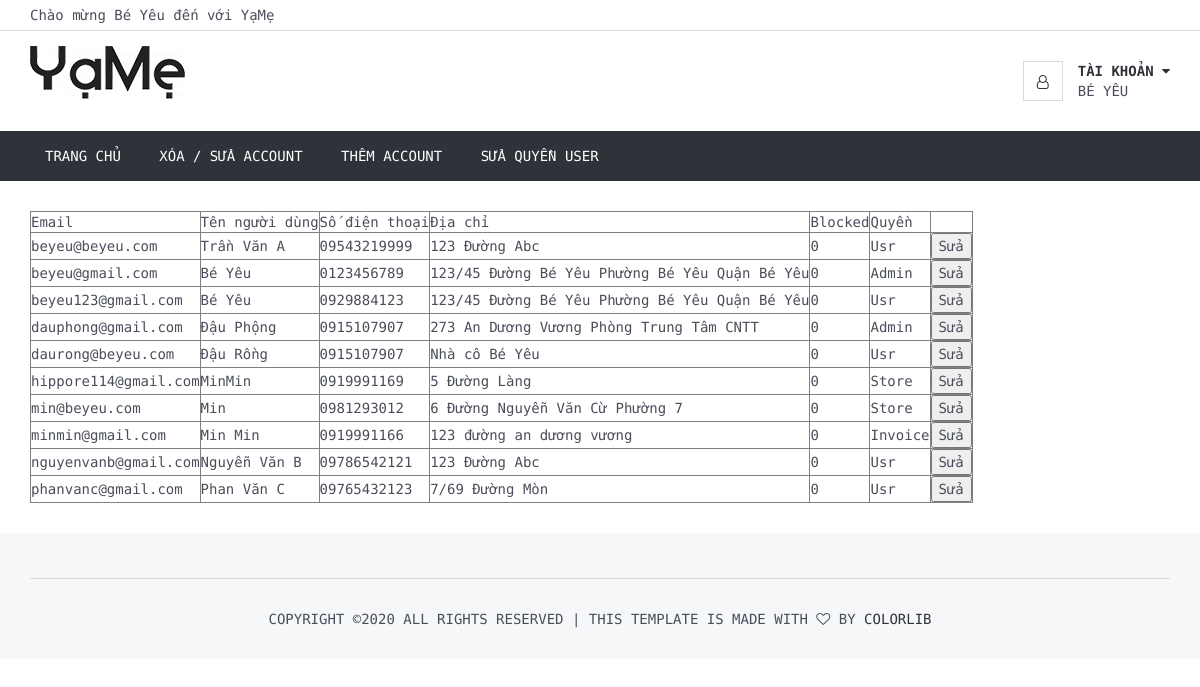
The app's page /admin/adminUser.php (signed in) with its own data.
### tables this page shows
CREATE TABLE `Usr` (
  `Email` varchar(255) NOT NULL,
  `Passwd` varchar(40) NOT NULL,
  `UsrName` varchar(255) NOT NULL,
  `PhoneNo` varchar(12) NOT NULL,
  `Address` varchar(255) NOT NULL,
  `Blocked` tinyint(1) NOT NULL,
  `Authentication` varchar(20) NOT NULL
);

### DataProvider.php (called while the page is built, shortened)
<?php
class DataProvider
{
	public static function executeQuery($sql)
	{
		require ('connectiondata.inc');
		if (!($connection = mysqli_connect($hostName,$username,$password,$databaseName)))
			die ("couldn't connect to localhost");
		mysqli_set_charset($connection, "utf8");
		$result = mysqli_query($connection, $sql);
		return $result;
	}
}
?>

### admin/adminUser.php (the view, shortened to what this page needs)
<!DOCTYPE html>
<html lang="vi">
<head>
	<link type="text/css" rel="stylesheet" href="../css/bootstrap.min.css" />
	<link type="text/css" rel="stylesheet" href="../css/slick.css" />
	<link type="text/css" rel="stylesheet" href="../css/slick-theme.css" />
	<link type="text/css" rel="stylesheet" href="../css/nouislider.min.css" />
	<link rel="stylesheet" href="../css/font-awesome.min.css">
	<link type="text/css" rel="stylesheet" href="../css/style.css" />
	<link type="text/css" rel="stylesheet" href="../css/extrastyle.css">
</head>
<body>
	<header>
		<?php
			if($_SESSION['isLogin']==1)
			{
				require_once('../DataProvider.php');
				$sql="SELECT * FROM Usr WHERE Email='".$_SESSION['username']."'";
				$Usr=DataProvider::executeQuery($sql);
				$rowUsr=mysqli_fetch_array($Usr,MYSQLI_BOTH);
			}
		?>
		<div id="top-header">
			<div class="container">
				<div class="pull-left">
					<?php
						include('../php/helloUsr.php');
					?>
				</div>
			</div>
		</div>
		<div id="header">
			<div class="container">
				<div class="pull-left">
					<div class="header-logo">
						<a class="logo" href="#">
							<img src="../img/logo_black.png" alt="">
						</a>
					</div>
				</div>
				<div class="pull-right">
					<ul class="header-btns">
						<?php include('php/account.php'); ?>
					</ul>
				</div>
			</div>
		</div>
	</header>
	<?php include('php/navigationUsr.php') ?>
	<div class="section">
		<div class="container">
			<div class="row">
				<div id="main" class="col-md-12">
					<?php
						require_once('../DataProvider.php');
					?>
					<table border=1>
						<tr>
							<td>Email</td>
							<td>Tên người dùng</td>
                            <td>Số điện thoại</td>
                            <td>Địa chỉ</td>
                            <td>Blocked</td>
                            <td>Quyền</td>
							<td></td>
						</tr>
						<?php
							require_once('../DataProvider.php');
							$sql="SELECT * FROM Usr";
							$rs=DataProvider::executeQuery($sql);
							while($row=mysqli_fetch_array($rs,MYSQLI_BOTH))
							{
								echo "<tr>";
                                echo "<form id='editUsr' name='editUsr' action='admin-edit-user.php' method='POST'>";
								echo "<td id='txtEmailUsr' name='txtEmailUsr'>".$row['Email']."</td>";
								echo "<td id='txtUsrname' name='txtUsrname'>".$row['UsrName']."</td>";
                                echo "<td id='txtPhone' name='txtPhone'>".$row['PhoneNo']."</td>";
                                echo "<td id='txtAddress' name='txtAddress'>".$row['Address']."</td>";
                                echo "<td id='txtBlocked' name='txtBlocked'>".$row['Blocked']."</td>";
								echo "<td id='txtAuthentication' name='txtAuthentication'>".$row['Authentication']."</td>";
								echo "<td><input name='btnUserSubmit' id='btnUserSubmit' type='submit' value='Sửa'></td>";
								echo "</form>";
								echo "</tr>";
							}
						?>
					</table>
				</div>
			</div>
		</div>
	</div>
	<footer id="footer" class="section section-grey">
		<div class="container">
			<hr>
			<div class="row">
				<div class="col-md-8 col-md-offset-2 text-center">
					<div class="footer-copyright">
						Copyright &copy;<script>document.write(new Date().getFullYear());</script> All rights reserved | This template is made with <i class="fa fa-heart-o" aria-hidden="true"></i> by <a href="https://colorlib.com" target="_blank">Colorlib</a>
					</div>
				</div>
			</div>
		</div>
	</footer>
</body>
</html>

### php/helloUsr.php
<?php
    if($_SESSION['isLogin']==1)
        echo "<span>Chào mừng ".$rowUsr['UsrName']." đến với YạMẹ</span>";
    else
        echo "<span>Chào mừng bạn đến với YạMẹ. Hãy đăng nhập hoặc đăng ký tài khoản</span>";
?>

### admin/php/account.php (shortened to what this page needs)
<?php
    if($_SESSION['isLogin']==0)
    {
?>
<li class="header-account dropdown default-dropdown">
    <div class="dropdown-toggle" role="button" data-toggle="dropdown" aria-expanded="true">
        <div class="header-btns-icon">
            <i class="fa fa-user-o"></i>
        </div>
        <strong class="text-uppercase">Tài khoản <i class="fa fa-caret-down"></i></strong>
    </div>
    <a href="signin.php" class="text-uppercase">Đăng nhập</a>
    <ul class="custom-menu">
        <li><a href="signin.php"><i class="fa fa-unlock-alt"></i>Đăng nhập</a></li>
        <li><a href="signin.php"><i class="fa fa-user-plus"></i>Tạo tài khoản</a></li>
    </ul>
</li>
<?php
    }
    else
    {
?>
<li class="header-account dropdown default-dropdown">
    <div class="dropdown-toggle" role="button" data-toggle="dropdown" aria-expanded="true">
        <div class="header-btns-icon">
            <i class="fa fa-user-o"></i>
        </div>
        <strong class="text-uppercase">Tài khoản <i class="fa fa-caret-down"></i></strong>
    </div>
    <?php
        $UsrName=$rowUsr['UsrName'];
        echo "<span class='text-uppercase'>$UsrName</span>";
    ?>
        <?php
            require_once('../DataProvider.php');
        ?>
</li>
<?php
    }
?>

### css/style.css (style rules this page uses)
body { font-family: 'Encode Sans Semi Condensed', sans-serif; font-family: 'Encode Sans Expanded', sans-serif; color: #4A4E5A; overflow-x: hidden; }
a { color: #30323A; -webkit-transition: 0.3s color; transition: 0.3s color; }
strong { color: #30323A; }
ul, ol { margin: 0; padding: 0; list-style: none }
hr { margin-top: 15px; margin-bottom: 15px; border-color: #DADADA; }
.section { padding-top: 30px; padding-bottom: 30px; }
.section-grey { background: #F6F7F8; }
#header { padding-top: 15px; padding-bottom: 15px; }
#top-header { padding-top: 5px; padding-bottom: 5px; border-bottom: 1px solid #DADADA; }
.header-logo { display: inline-block; margin-right: 15px; }
.header-logo .logo>img { width: 100%; max-height: 70px; }
.header-btns>li { display: inline-block; vertical-align: top; padding: 15px 0px; }
.header-btns>li .header-btns-icon { position: relative; float: left; margin-right: 15px; width: 40px; height: 40px; line-height: 40px; text-align: center; color: #30323A; background-color: #FFF; border: 1px solid #DADADA; }
.header-btns .dropdown-toggle { display: block; cursor: pointer; }
.footer-copyright { margin-top: 15px; text-transform: uppercase; font-size: 14px; }

### records on screen
usr: UsrName "Bé Yêu", UsrName "BÉ YÊU", Email "beyeu@gmail.com", PhoneNo "0123456789", Address "123/45 Đường Bé Yêu Phường Bé Yêu Quận Bé Yêu", Blocked "0", Authentication "Admin"
usr: Email "beyeu@beyeu.com", UsrName "Trần Văn A", PhoneNo "09543219999", Address "123 Đường Abc", Blocked "0", Authentication "Usr"
usr: Email "beyeu123@gmail.com", UsrName "Bé Yêu", PhoneNo "0929884123", Address "123/45 Đường Bé Yêu Phường Bé Yêu Quận Bé Yêu", Blocked "0", Authentication "Usr"
usr: Email "dauphong@gmail.com", UsrName "Đậu Phộng", PhoneNo "0915107907", Address "273 An Dương Vương Phòng Trung Tâm CNTT", Blocked "0", Authentication "Admin"
usr: Email "daurong@beyeu.com", UsrName "Đậu Rồng", PhoneNo "0915107907", Address "Nhà cô Bé Yêu", Blocked "0", Authentication "Usr"
usr: Email "hippore114@gmail.com", UsrName "MinMin", PhoneNo "0919991169", Address "5 Đường Làng", Blocked "0", Authentication "Store"
usr: Email "min@beyeu.com", UsrName "Min", PhoneNo "0981293012", Address "6 Đường Nguyễn Văn Cừ Phường 7", Blocked "0", Authentication "Store"
usr: Email "minmin@gmail.com", UsrName "Min Min", PhoneNo "0919991166", Address "123 đường an dương vương", Blocked "0", Authentication "Invoice"
usr: Email "nguyenvanb@gmail.com", UsrName "Nguyễn Văn B", PhoneNo "09786542121", Address "123 Đường Abc", Blocked "0", Authentication "Usr"
usr: Email "phanvanc@gmail.com", UsrName "Phan Văn C", PhoneNo "09765432123", Address "7/69 Đường Mòn", Blocked "0", Authentication "Usr"
